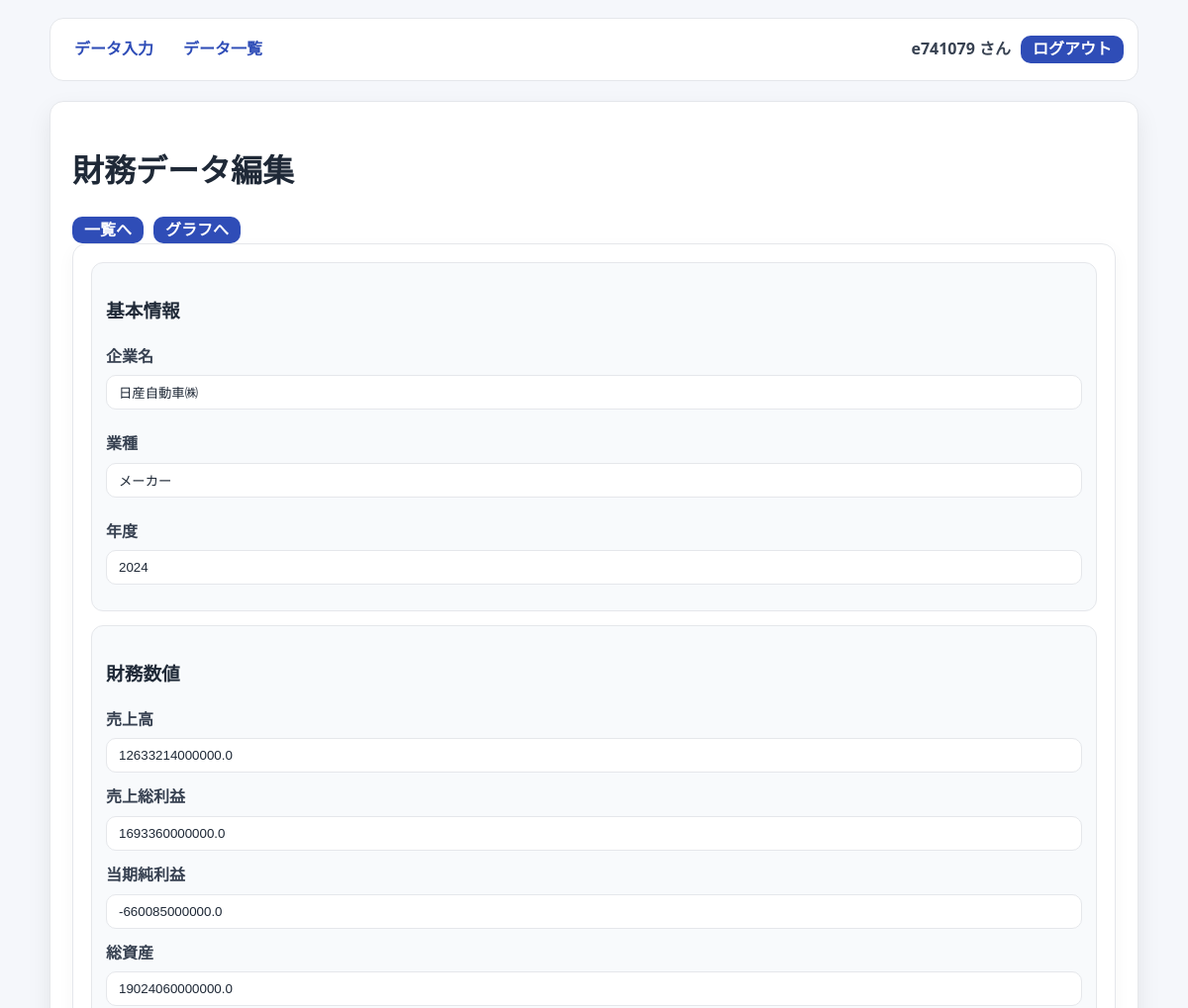
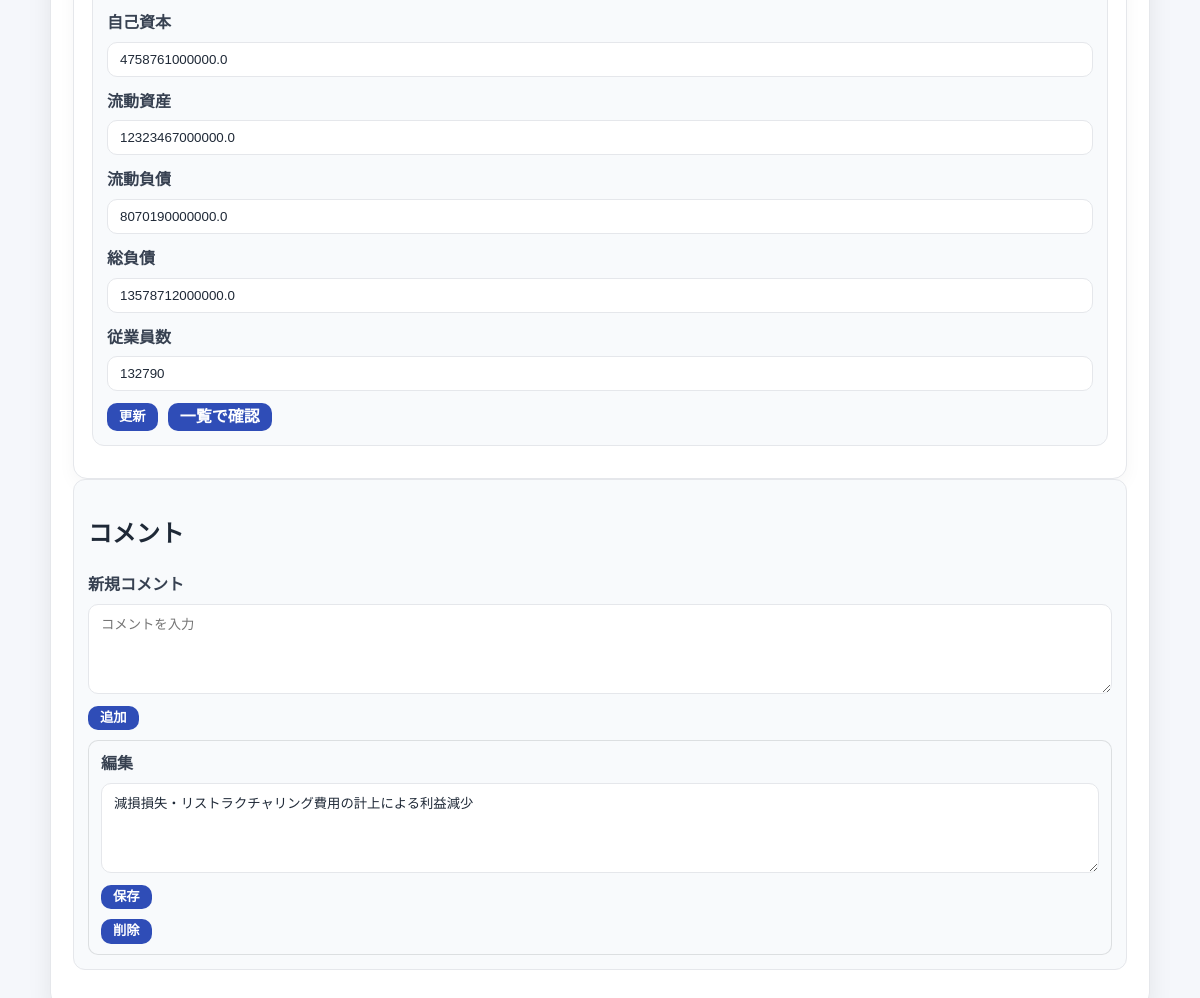
Screenshot of /edit/6 (signed in) with the database file from the repository (2 pictures, top to bottom).
### tables this page shows
CREATE TABLE financials(
        id INTEGER PRIMARY KEY AUTOINCREMENT,
        company_name TEXT, industry TEXT, year INTEGER,
        sales REAL, gross_profit REAL, net_income REAL,
        total_assets REAL, equity REAL,
        current_assets REAL, current_liabilities REAL, liabilities REAL,
        employees INTEGER,
        gross_profit_margin REAL, roe REAL, current_ratio REAL, debt_ratio REAL,
        sales_per_employee REAL, productivity REAL,
        user_id TEXT);

CREATE TABLE comments(
        id INTEGER PRIMARY KEY AUTOINCREMENT,
        financial_id INTEGER,
        user_id TEXT,
        content TEXT,
        created_at TEXT DEFAULT CURRENT_TIMESTAMP);

### finance_app.py (the view, shortened to what this page needs)
@app.route("/edit/<int:id>", methods=["GET","POST"])
def edit_data(id):
    if "user_id" not in session:
        return redirect(url_for("login"))
    con = connect()
    cur = con.cursor()
    cur.execute("SELECT * FROM financials WHERE id=? AND user_id=?", (id, session["user_id"]))
    data = cur.fetchone()
    if data is None:
        con.close()
        abort(404)
    cur.execute(
        "SELECT * FROM comments WHERE financial_id=? AND user_id=? ORDER BY id DESC",
        (id, session["user_id"])
    )
    comments = cur.fetchall()
    con.close()
    return render_template("edit_data.html", data=data, comments=comments)

### finance_app.py (called while the page is built)
def connect():
    con = sqlite3.connect(DB)
    con.row_factory = sqlite3.Row
    return con

### templates/edit_data.html (shortened to what this page needs)
<!DOCTYPE html>
<html lang="ja">
<head>
  {% include "header.html" %}
  <link rel="stylesheet" href="{{ url_for('static', filename='style.css') }}">
</head>
<body>
<div class="container">
  <h1>財務データ編集</h1>
  <div class="actions-row">
    <a class="btn" href="{{ url_for('view_data') }}">一覧へ</a>
    <a class="btn" href="{{ url_for('graph_view') }}">グラフへ</a>
  </div>
  <form method="POST" class="card">
    <div class="section-box">
      <h3>基本情報</h3>
      <div class="form-row">
        <label>企業名</label>
        <input name="company_name" value="{{ data[1] }}" required>
      </div>
      <div class="form-row">
        <label>業種</label>
        <input name="industry" value="{{ data[2] }}" required>
      </div>
      <div class="form-row">
        <label>年度</label>
        <input name="year" value="{{ data[3] }}" required>
      </div>
    </div>
    <div class="section-box">
      <h3>財務数値</h3>
      <div class="form-row"><label>売上高</label><input name="sales" value="{{ data[4] }}" required></div>
      <div class="form-row"><label>売上総利益</label><input name="gross_profit" value="{{ data[5] }}" required></div>
      <div class="form-row"><label>当期純利益</label><input name="net_income" value="{{ data[6] }}" required></div>
      <div class="form-row"><label>総資産</label><input name="total_assets" value="{{ data[7] }}" required></div>
      <div class="form-row"><label>自己資本</label><input name="equity" value="{{ data[8] }}" required></div>
      <div class="form-row"><label>流動資産</label><input name="current_assets" value="{{ data[9] }}" required></div>
      <div class="form-row"><label>流動負債</label><input name="current_liabilities" value="{{ data[10] }}" required></div>
      <div class="form-row"><label>総負債</label><input name="liabilities" value="{{ data[11] }}" required></div>
      <div class="form-row"><label>従業員数</label><input name="employees" value="{{ data[12] }}" required></div>
      <div class="actions-row">
        <button type="submit" class="btn">更新</button>
        <a class="btn" href="{{ url_for('view_data') }}">一覧で確認</a>
      </div>
    </div>
  </form>
  <div class="section-box">
    <h2>コメント</h2>
    <form method="POST" action="{{ url_for('add_comment', id=data[0]) }}">
      <div class="form-row">
        <label>新規コメント</label>
        <textarea name="content" placeholder="コメントを入力" required></textarea>
      </div>
      <div class="actions-row">
        <button class="btn" type="submit">追加</button>
      </div>
    </form>
    {% if comments %}
      {% for c in comments %}
        <div class="box-soft" style="margin-top:10px;">
          <form method="POST" action="{{ url_for('edit_comment', id=c[0]) }}">
            <div class="form-row">
              <label>編集</label>
              <textarea name="content">{{ c[3] }}</textarea>
            </div>
            <div class="actions-row">
              <button class="btn" type="submit">保存</button>
            </div>
          </form>
          <form method="POST" action="{{ url_for('delete_comment', id=c[0]) }}">
            <div class="actions-row">
              <button class="btn" type="submit">削除</button>
            </div>
          </form>
        </div>
      {% endfor %}
    {% else %}
      <p class="muted">コメントはまだありません。</p>
    {% endif %}
  </div>
</div>
</body>
</html>

### templates/header.html (shortened to what this page needs)
<header class="app-header">
  <nav class="nav-left">
    <a href="{{ url_for('index') }}">データ入力</a>
    <a href="{{ url_for('view_data') }}">データ一覧</a>
  </nav>
  <div class="nav-right">
    {% if session.get("user_id") %}
      <span class="user-name">
        {{ session.get("username") or session.get("user_id") }} さん
      </span>
      <a class="btn logout" href="{{ url_for('logout') }}">ログアウト</a>
    {% else %}
      <a class="btn" href="{{ url_for('login') }}">ログイン</a>
    {% endif %}
  </div>
</header>

### static/style.css (style rules this page uses)
:root { --bg:#f5f7fb; --card:#ffffff; --text:#1f2937; --muted:#374151; --border:#e5e7eb; --border-soft:#d1d5db; --brand:#2f4db7; --brand-dark:#263f97; --brand-weak:#e9efff; --shadow:0 10px 25px rgba(0,0,0,.08); }
* { box-sizing:border-box; }
body { font-family:"Noto Sans JP","Segoe UI",system-ui,-apple-system,sans-serif; background:var(--bg); margin:0; color:var(--text); line-height:1.6; }
.container { width:92%; max-width:1100px; margin:20px auto; background:var(--card); padding:22px; border-radius:14px; border:1px solid var(--border); box-shadow:var(--shadow); }
.app-header { width:92%; max-width:1100px; margin:18px auto 0; padding:12px 14px; background:#fff; border:1px solid var(--border); border-radius:14px; display:flex; justify-content:space-between; align-items:center; gap:10px; }
.nav-left,.nav-right { display:flex; align-items:center; gap:10px; flex-wrap:wrap; }
.app-header a { color:var(--brand); font-weight:700; padding:6px 10px; text-decoration:none; border-radius:10px; }
.user-name { color:var(--muted); font-weight:600; }
.logout { background:var(--brand); color:#fff !important; }
.btn, button, a.btn, input[type="submit"], input[type="button"] { padding:5px 12px; line-height:1.1; min-height:unset; border-radius:10px; border:none; background:var(--brand); color:#fff; font-weight:700; cursor:pointer; text-decoration:none; }
.card { background:#fff; border:1px solid var(--border); border-radius:14px; padding:18px; box-shadow:0 6px 18px rgba(0,0,0,.04); }
.form-row { display:grid; grid-template-columns:1fr; gap:6px; margin-bottom:12px; }
label { font-weight:700; color:var(--muted); }
input,select,textarea { width:100%; padding:9px 12px; border-radius:10px; border:1px solid var(--border); background:#fff; color:var(--text); }
textarea { min-height:90px; resize:vertical; }
.actions-row { display:flex; gap:10px; flex-wrap:wrap; margin-top:10px; }
.box-soft { background:#f8fafc; border:1px solid rgba(17,24,39,.12); border-radius:10px; padding:10px 12px; }
.section-box { background:#f8fafc; border:1px solid var(--border); border-radius:12px; padding:14px; margin-bottom:14px; }
form input[name="company_name"], form input[name="industry"] { margin-bottom:10px; }

### rows the page displays
financials: company_name "日産自動車㈱", industry "メーカー", year "2024", sales "12633214000000.0", gross_profit "1693360000000.0", net_income "-660085000000.0", total_assets "19024060000000.0", equity "4758761000000.0", current_assets "12323467000000.0", current_liabilities "8070190000000.0", liabilities "13578712000000.0", employees "132790"
comments: content "減損損失・リストラクチャリング費用の計上による利益減少"

### other values shown
{{ session.get("username") or session.get("user_id") }} "e741079"
